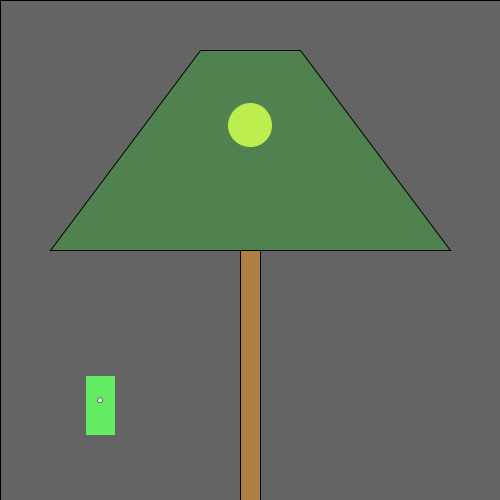
Frame 1 (no input)
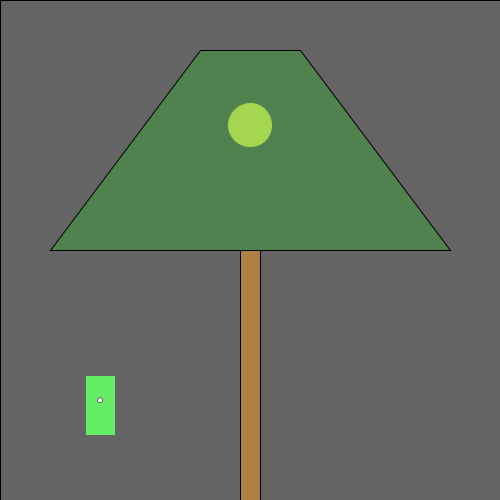
Frame 60 (the mouse pressed at the canvas centre just before this capture)
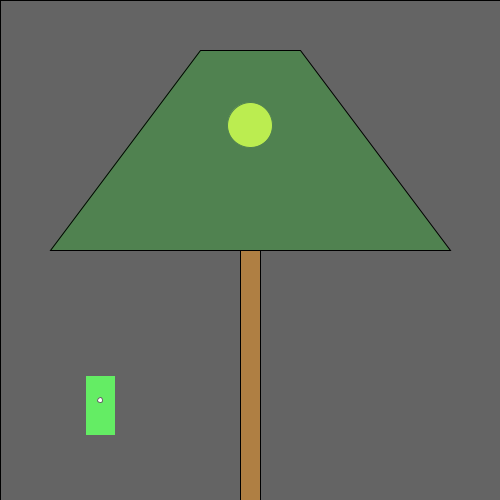
Frame 120 (the mouse held since frame 60 and released just before this capture)

The Processing sketch that drew these frames (run headless with seeded random() and noise(); from frame 60 on, the mouse is pressed at the canvas centre):

// Processing sketch: processing_108837
// ── processing_108837.pde

/*
  Norm Krumpe
  September 22, 2012
  Models a light that is triggered by motion (in this case, motion
  of the mouse).  The light also has a timer.  So, motion turns on the
  light, but a certain amount of time passing with no motion will
  cause the light to turn off again.
*/

// How close you need to get to the
// light sensor in order to turn on
// the light.  Higher values make it
// easier to trigger the light.  Distance
// is measured in pixels.
final int TRIGGER_DISTANCE = 50;

// The location of the sensor:
final int SWITCH_CENTER_X = 100;
final int SWITCH_CENTER_Y = 400;

// seconds until light shuts off automatically when there is no motion
final float SECONDS_UNTIL_AUTO_SHUTOFF = 10; 

// Light will initially be on because of this next value.
// Want the light off initially?  
// Set this to something less than SECONDS_UNTIL_AUTO_SHUTOFF
float timeOfLastTrigger = 0; 
boolean revealTriggerRegion = false;

// Just choose a window size
void setup() {
  size(500, 500);
}

// Each time the mouse moves, check to see
// if it triggered the motion sensor
void mouseMoved() {
  if (motionSensorWasTriggered()) {
    timeOfLastTrigger = millis()/1000.0;
  }
}

// When a key is pressed, toggle the "cheat" that
// reveals the motion sensor's trigger region.
void keyPressed() {
  revealTriggerRegion = !revealTriggerRegion;
}

// Draw the various parts of the scene
void draw() {
  background(0);

  drawLightSwitch();
  drawLamp();  
  drawTriggerRegion();
}

// Draws all components of the lamp
void drawLamp() {
  drawLight();
  fill(0, 255, 0, 50);
  quad(200, 50, 300, 50, 450, 250, 50, 250);
  fill(175, 127, 67);
  rect(240, 250, 20, 250);
}

// How the light gets drawn depends on whether
// the lightbulb is lit.
void drawLight() {

  if (secondsSinceLastTrigger() < SECONDS_UNTIL_AUTO_SHUTOFF) {
    // If the light is on:
    int strength = (int)random(156, 256);
    fill(strength, strength, 0);
    ellipse(250, 125, 45, 45);
    fill(255, 100);
    rect(0, 0, width, height);
  }

  else {
    // Light is off:
    fill(10, 10, 0);
    ellipse(250, 125, 45, 45);
  }
}

// Draw the light switch/sensor
void drawLightSwitch() {
  fill(0, 225, 0);
  rect(SWITCH_CENTER_X - 15, SWITCH_CENTER_Y - 25, 30, 60);
  fill(255);
  ellipse(SWITCH_CENTER_X, SWITCH_CENTER_Y, 5, 5);
}

// Return true if the mouse triggered the sensor
boolean motionSensorWasTriggered() {
  return distanceFromLightSwitch() < TRIGGER_DISTANCE;
}

// Compute the distance between the mouse and the sensor
float distanceFromLightSwitch() {  
  return dist(mouseX, mouseY, SWITCH_CENTER_X, SWITCH_CENTER_Y);
}

// Determine how long it has been since the motion sensor
// was last turned on.
float secondsSinceLastTrigger() {
  return millis()/1000.0 - timeOfLastTrigger;
}

// Show a "cheat" region so that you know where the mouse
// needs to go in order to trigger the light sensor
void drawTriggerRegion() {
  if (revealTriggerRegion) {
    fill(255, 25);
    ellipse(SWITCH_CENTER_X, SWITCH_CENTER_Y, 
    TRIGGER_DISTANCE * 2, TRIGGER_DISTANCE * 2);
  }
}
